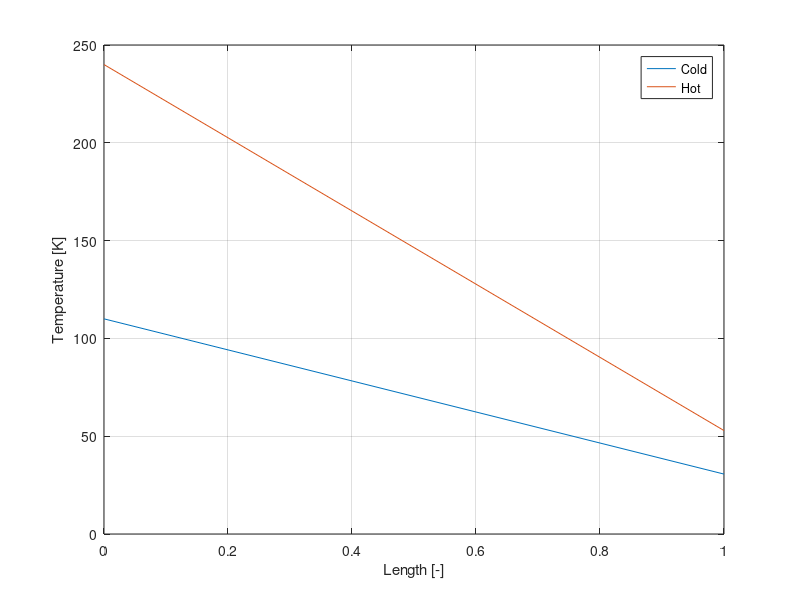

The MATLAB script that drew this image:
clear all; close all;
%% Choose mdotH

%% Constants
n = 50;
vec = ones(1,n);
vec2 = ones(1,2*n);

% Temperatures
THin = (240 + 273);     % [K] Given
TCout = (110 + 273);    % [K] Given

% Heat and mass flux
Qdot = 50*10^6;         % [J/s] Given
mdotC = 150;           % [kg/s] Given
cpH = 4771.9;          % [J/K] Not actually constant
cpC = 4200;            % [J/K]

Cc = mdotC*cpC;

%% Temperature
TCin = TCout - Qdot/(mdotC*cpC); % [K] Calculate cold-side inlet temperature

mdotH = 56;
Ch = mdotH*cpH;
Cmin = min(Cc,Ch);
Cmax = max(Cc,Ch);
CR = Cmin./Cmax

THout = THin - Qdot/Ch % [K] Calculate cold-side inlet temperature
% THout = THin + Cc*(TCout-TCin)/Ch 

% For counterflow:
dT1 = THout - TCin;
dT2 = THin - TCout;
dT_lm = (dT2 - dT1)./log(dT2./dT1);

dTh = -THout + THin;
dTc = TCout - TCin;

%% Heat transfer
UA = Qdot./dT_lm;
NTU = UA./Cmin

eps = (1 - exp(-NTU.*(1-CR)))./(1 - CR.*exp(-NTU.*(1-CR)));

figure()
title('Counterflow configuration')
plot([0,1],[TCout, TCin]-273, [0,1],[THin,THout]-273);
grid on;
legend('Cold', 'Hot');
xlabel('Length [-]')
ylabel('Temperature [K]')
